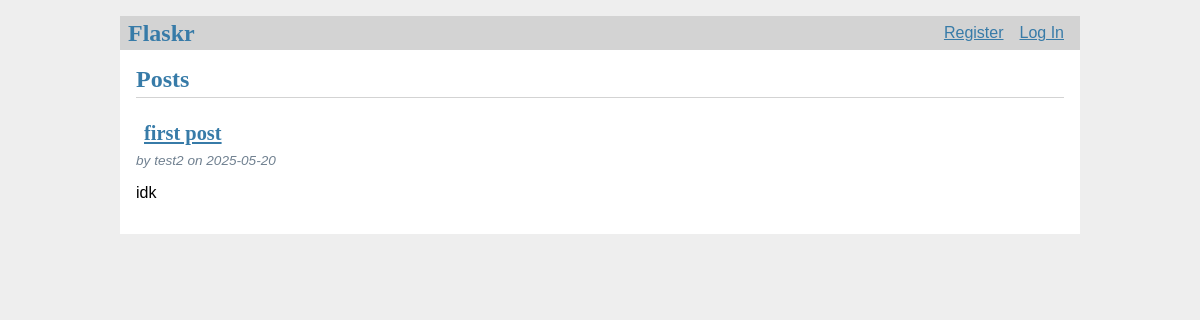
Before: / with the older database file.
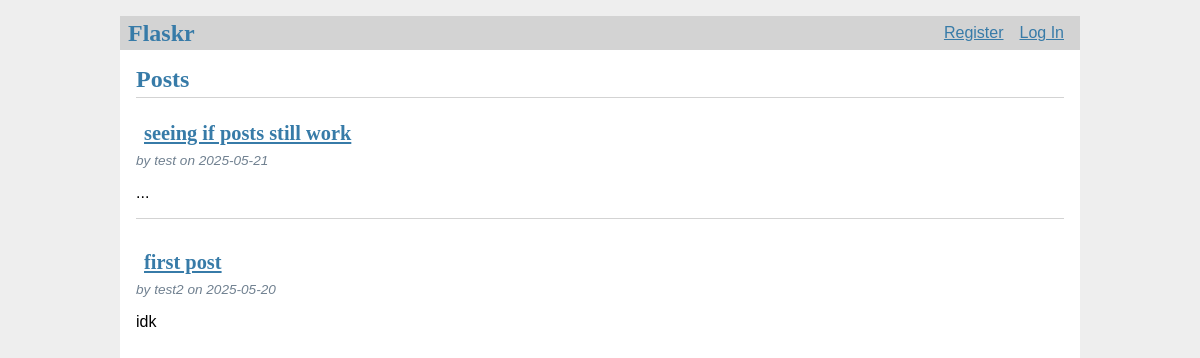
After: the same page with the newer database file.
### tables this page shows
CREATE TABLE post (
  id INTEGER PRIMARY KEY AUTOINCREMENT,
  author_id INTEGER NOT NULL,
  created TIMESTAMP NOT NULL DEFAULT CURRENT_TIMESTAMP,
  title TEXT NOT NULL,
  body TEXT NOT NULL,
  likes INTEGER DEFAULT 0,
  FOREIGN KEY (author_id) REFERENCES user (id)
);

CREATE TABLE user (
  id INTEGER PRIMARY KEY AUTOINCREMENT,
  username TEXT UNIQUE NOT NULL,
  password TEXT NOT NULL
);

### flaskr/blog.py (the view)
@bp.route('/')
def index():
    db = get_db()
    posts = db.execute(
        'SELECT p.id, title, body, created, author_id, username'
        ' FROM post p JOIN user u ON p.author_id = u.id'
        ' ORDER BY created DESC'
    ).fetchall()
    return render_template('blog/index.html', posts=posts)

### flaskr/auth.py (called while the page is built)
@bp.before_app_request
def load_logged_in_user():
    user_id = session.get('user_id')
    if user_id is None:
        g.user = None
    else:
        g.user = get_db().execute(
            'SELECT * FROM user WHERE id = ?', (user_id,)
        ).fetchone()

### flaskr/db.py (called while the page is built)
def get_db():
    if 'db' not in g:
        g.db = sqlite3.connect(
            current_app.config['DATABASE'],
            detect_types=sqlite3.PARSE_DECLTYPES
        )
        g.db.row_factory = sqlite3.Row # allows accessing columns by name
    return g.db

### flaskr/templates/blog/index.html (shortened to what this page needs)
{% extends 'base.html' %}
{% block header %}
  <h1>{% block title %}Posts{% endblock %}</h1>
{% endblock %}
{% block content %}
  {% for post in posts %}
    <article class="post">
      <header>
        <div>
          <h1><a class="action" href="{{ url_for('blog.details', id=post['id']) }}">{{ post['title'] }}</a></h1>
          <div class="about">by {{ post['username'] }} on {{ post['created'].strftime('%Y-%m-%d') }}</div>
        </div>
      </header>
      <p class="body">{{ post['body'] }}</p>
    </article>
    {% if not loop.last %}
      <hr>
    {% endif %}
  {% endfor %}
{% endblock %}

Changed rows visible on the page:
added post: title "seeing if posts still work", username "test", created "2025-05-21", body "..."
